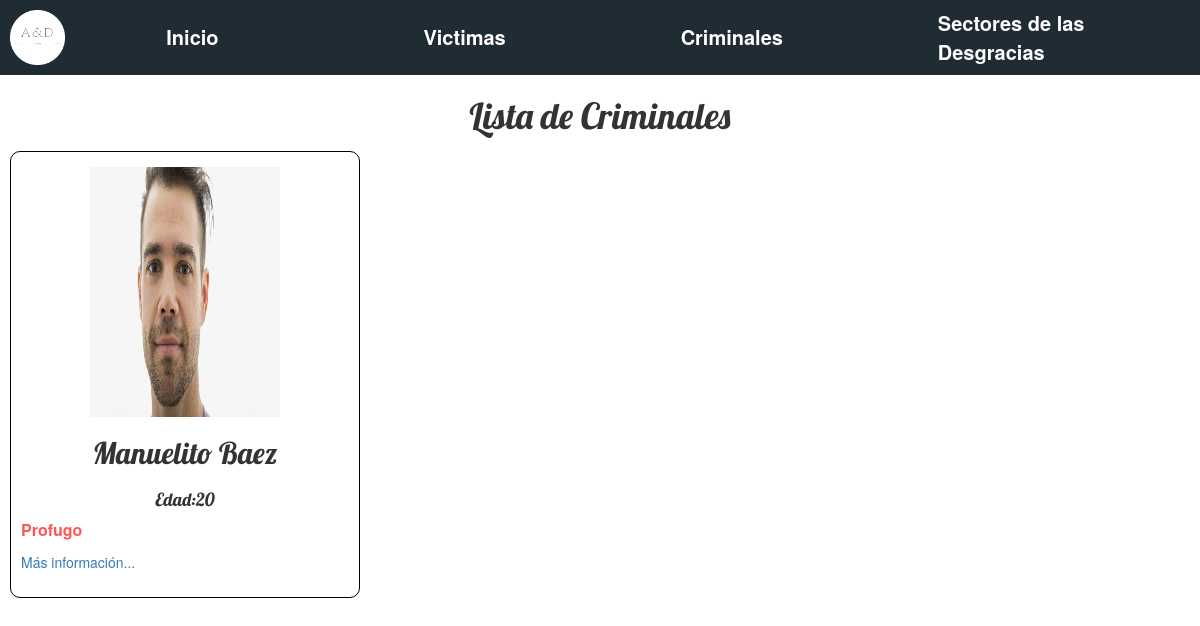
/criminales, run on the app's committed database.
### informes/models.py (models this page shows, shortened)
class offender(models.Model):
		crimes= models.ForeignKey(crime, on_delete=models.CASCADE)
		offender = models.AutoField(primary_key=True)
		name = models.CharField(max_length=40)
		year = models.IntegerField()
		detail= models.TextField(blank=True)
		img = models.ImageField(blank=True, upload_to='images/')

### informes/views.py (the view)
# urls.py: path('criminales', views.offender_list, name='crimnales'),
def offender_list(request):
	offende = offender.objects.raw("SELECT b.*,a.id FROM informes_crime  AS a left JOIN informes_offender AS b  group by b.offender")
	return render(request, 'blog/Criminales.html', {'Criminales': offende})

### informes/templates/blog/Criminales.html
{% extends 'blog/base.html' %}
{% block title %}
    <h1>Lista de Criminales</h1>
{% endblock %}
{% block content %}
    {% for Criminal in Criminales %}
        <div class="Victimas">
            <div class="info_general">
                <img id="Imagen" src="/media/{{ Criminal.img }}" alt="Articulo">
                <h2>{{ Criminal.name}}</h2>
                {% if Criminal.year %}
                    <h4>Edad:{{ Criminal.year}}</h4>
                {% endif %}
            </div>
            <p class="detail">{{ Criminal.detail |linebreaksbr }}</p>
            <p><a href="{% url 'Crimen' pk=Criminal.id %}"> Más información...</a></p>
        </div>
    {% endfor %}
{% endblock %}

### informes/static/css/blog.css (style rules this page uses)
body { margin: 0px; scroll-behavior: smooth; overflow-y: scroll !important; }
h1 { text-align: center; }
h1, h2, h3, h4 { font-family: 'Lobster', cursive; }
.Victimas { max-width: 350px; padding: 15px 10px; border-radius: 10px; border: 1px solid #000; text-align: left; }
.info_general { display: flex; flex-direction: column; align-items: center; justify-content: center; }
.Victimas .detail { font-size: 16px; font-weight: 600; color: rgb(255, 85, 85); }
.Victimas img { width: 190px; height: 250px; }

### data on the page
offender: img (picture), name "Manuelito Baez", year "20", detail "Profugo"
